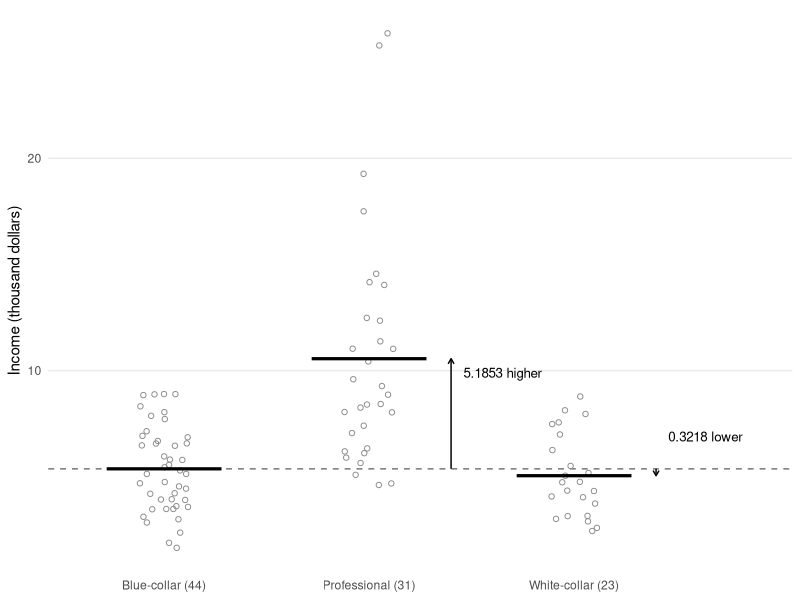
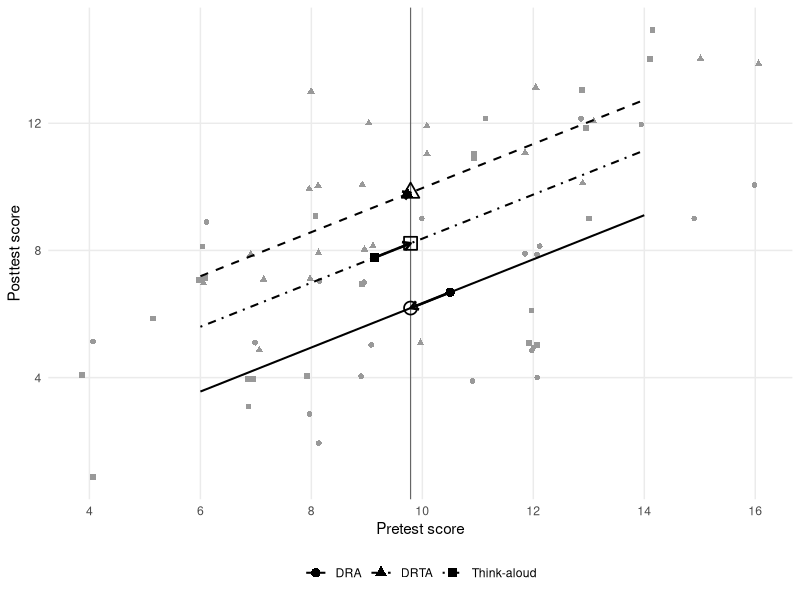
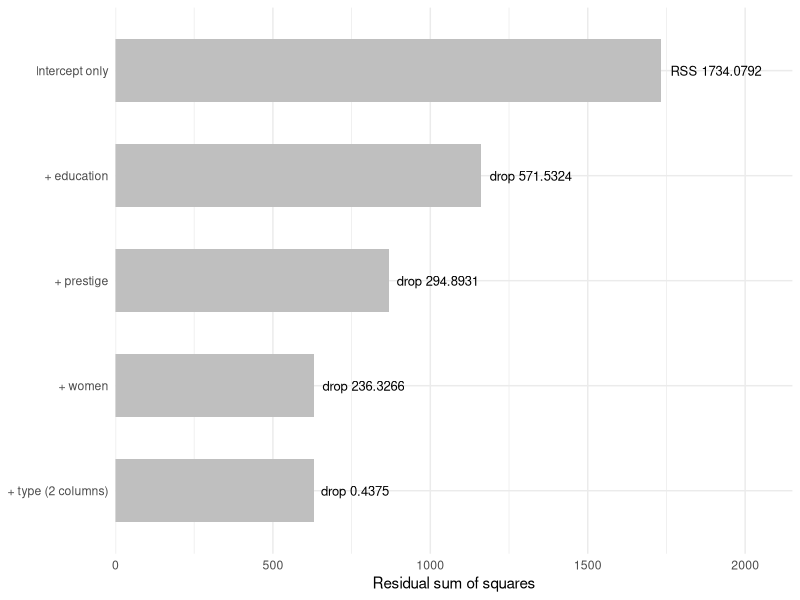
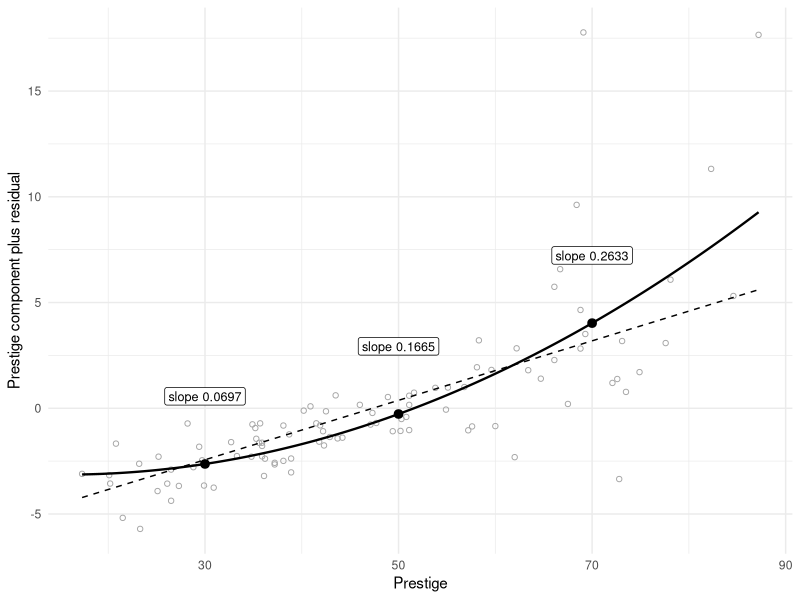
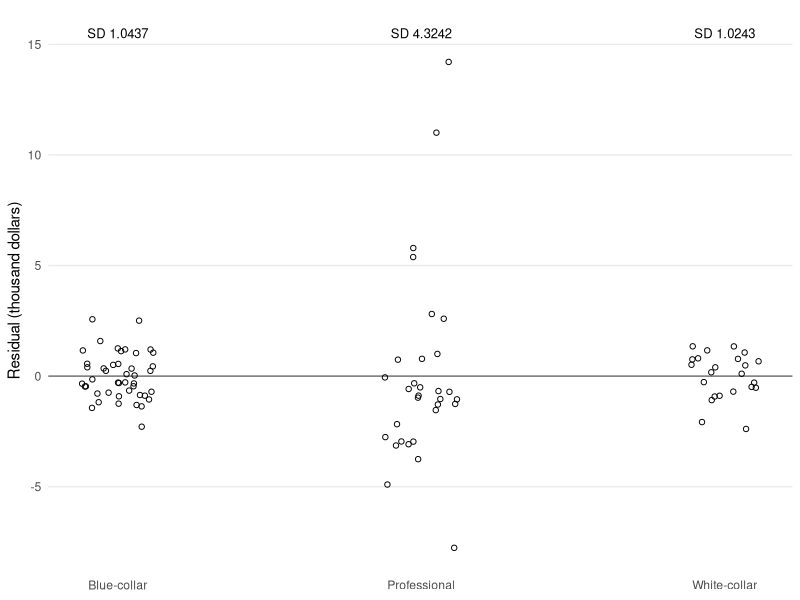
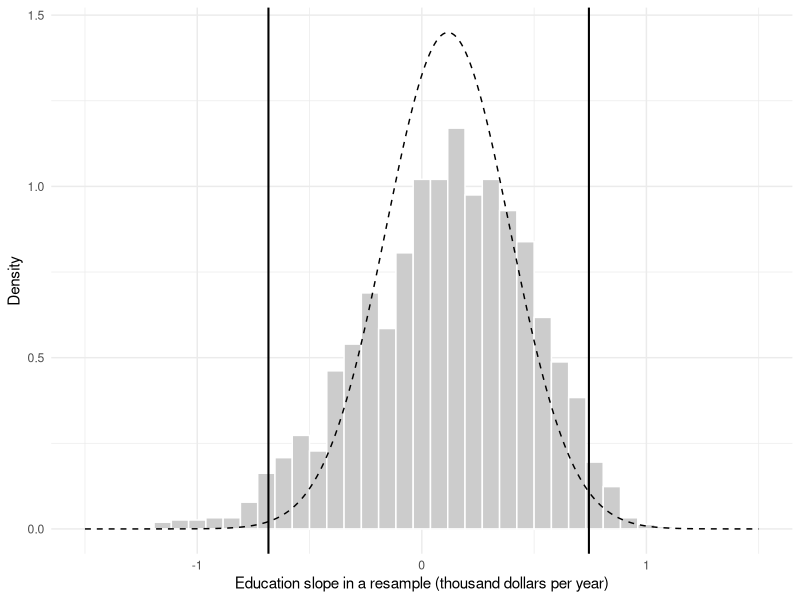
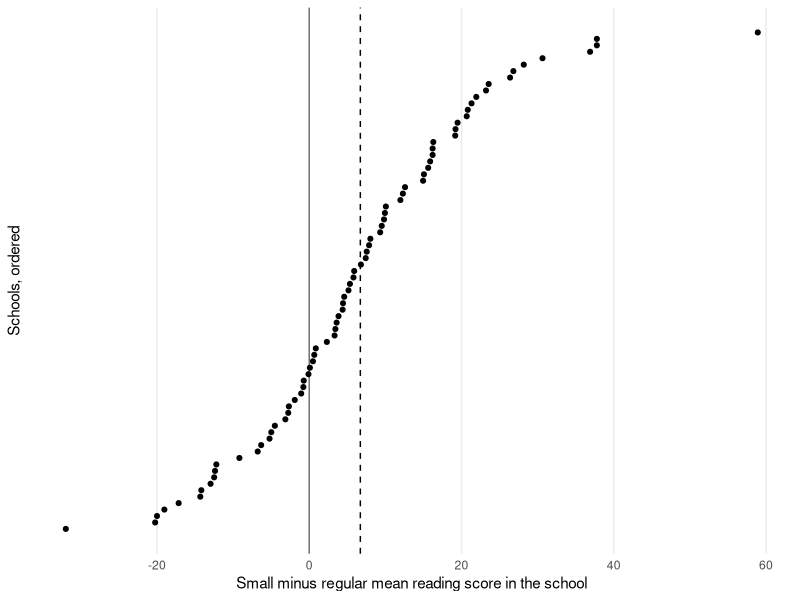

Write R code to recreate these figures, in order.
## ---- chunk 1
#| label: setup
#| include: false
knitr::opts_chunk$set(echo = FALSE, warning = FALSE, message = FALSE,
  fig.pos = "!ht")
if (knitr::is_latex_output()) knitr::opts_chunk$set(dev = "cairo_pdf")
options(digits = 7, width = 68)
ggplot2::theme_set(ggplot2::theme_minimal(base_size = 11))
## ---- chunk 2
#| label: ch9-records-prepare
#| include: false
prestige <- carData::Prestige
prestige$income_k <- prestige$income / 1000
d <- prestige[!is.na(prestige$type), ]
d$type <- factor(d$type, levels = c("bc", "prof", "wc"))
## ---- chunk 3
#| label: ch9-records
#| echo: true
m0 <- lm(income_k ~ education, data = d)
m1 <- lm(income_k ~ education + prestige, data = d)
m2 <- lm(income_k ~ education + prestige + women + type, data = d)
## ---- chunk 4
#| label: ch9-group-means
#| echo: true
group_fit <- lm(income_k ~ type, data = d)
coef(group_fit)
## ---- chunk 5
#| label: fig-ch9-indicators
#| fig-width: 6.4
#| fig-height: 3.1
#| fig-cap: "Income of the 98 occupations by type. Bars mark the group means; the dashed line is the blue-collar mean, the intercept, and the arrows are the two indicator coefficients, 5.1853 and −0.3218."
#| fig-alt: "Jittered open circles of income in thousand dollars for 44 blue-collar, 31 professional and 23 white-collar occupations, with a thick bar at each group mean, about 5.37, 10.56 and 5.05. A dashed horizontal line at the blue-collar mean runs across the plot. An upward arrow from the dashed line to the professional mean is labeled 5.1853 higher and a short downward arrow to the white-collar mean is labeled 0.3218 lower. Professional incomes spread from about 4.6 to 25.9 thousand dollars; the other two types stay below 9."
type_means <- data.frame(x = 1:3,
  mean = as.numeric(tapply(d$income_k, d$type, mean)))
ggplot2::ggplot(d, ggplot2::aes(as.numeric(type), income_k)) +
  ggplot2::geom_hline(yintercept = type_means$mean[1], linetype = 2,
    colour = "grey45") +
  ggplot2::geom_point(shape = 1, colour = "grey55",
    position = ggplot2::position_jitter(width = .12, height = 0,
      seed = 12345)) +
  ggplot2::geom_segment(data = type_means, ggplot2::aes(x = x - .28,
    xend = x + .28, y = mean, yend = mean), linewidth = 1.1) +
  ggplot2::annotate("segment", x = c(2.4, 3.4), xend = c(2.4, 3.4),
    y = type_means$mean[1], yend = type_means$mean[2:3],
    arrow = ggplot2::arrow(length = ggplot2::unit(.15, "cm"))) +
  ggplot2::annotate("text", x = c(2.46, 3.46), y = c(9.9, 6.9),
    label = c("5.1853 higher", "0.3218 lower"), hjust = 0, size = 3.4) +
  ggplot2::scale_x_continuous(breaks = 1:3, limits = c(.6, 3.9),
    labels = c("Blue-collar (44)", "Professional (31)",
      "White-collar (23)")) +
  ggplot2::labs(x = NULL, y = "Income (thousand dollars)") +
  ggplot2::theme(panel.grid.major.x = ggplot2::element_blank(),
    panel.grid.minor = ggplot2::element_blank())
## ---- chunk 6
#| label: ch9-relevel
#| echo: true
group_fit_wc <- lm(income_k ~ relevel(type, ref = "wc"), data = d)
coef(group_fit_wc)
## ---- chunk 7
#| label: ch9-anova-identity
#| echo: true
anova(lm(income_k ~ 1, data = d), group_fit)
## ---- chunk 8
#| label: ch9-contrast
#| echo: true
c_vec <- c(0, 1, -1)
V <- vcov(group_fit)
c(estimate = sum(c_vec * coef(group_fit)),
  SE = sqrt(drop(c_vec %*% V %*% c_vec)))
## ---- chunk 9
#| label: ch9-baumann-prepare
#| include: false
reading <- carData::Baumann
reading$group <- factor(reading$group,
  levels = c("Basal", "DRTA", "Strat"),
  labels = c("DRA", "DRTA", "Think-aloud"))
## ---- chunk 10
#| label: ch9-baumann
#| echo: true
ancova <- lm(post.test.1 ~ group + pretest.1, data = reading)
coef(ancova)
predict(ancova, interval = "confidence",
  newdata = data.frame(group = levels(reading$group),
    pretest.1 = mean(reading$pretest.1)))
## ---- chunk 11
#| label: fig-ch9-ancova
#| fig-width: 6.4
#| fig-height: 3.9
#| fig-cap: "Posttest against pretest for the 66 Baumann pupils. The parallel lines are the common-slope fit over the common pretest support 6--14; each filled symbol marks a group's observed pretest and posttest means, and its arrow follows the group's line to the grand pretest mean 9.7879, where the open symbol marks the adjusted mean."
#| fig-alt: "Gray points for DRA (circles), DRTA (triangles) and Think-aloud (squares) pupils, pretest from 4 to 16 and posttest from 1 to 15, slightly jittered. Three parallel fitted lines with slope about 0.69 run from pretest 6 to 14: DRTA highest, Think-aloud in the middle and DRA lowest. A vertical line marks the grand pretest mean 9.79, where open symbols mark the adjusted means. The DRA mean, a filled circle at pretest 10.5 and posttest 6.68, moves down its line to 6.19; the Think-aloud mean, at 9.14 and 7.77, moves up to 8.22; the DRTA mean, at 9.73 and 9.77, barely moves, to 9.81, so its filled and open triangles almost coincide."
grand_pretest <- mean(reading$pretest.1)
line_grid <- expand.grid(pretest.1 = c(6, 14),
  group = levels(reading$group))
line_grid$fitted <- predict(ancova, newdata = line_grid)
shift <- data.frame(group = levels(reading$group),
  x = as.numeric(tapply(reading$pretest.1, reading$group, mean)),
  y = as.numeric(tapply(reading$post.test.1, reading$group, mean)))
shift$adjusted <- predict(ancova, newdata = data.frame(
  group = shift$group, pretest.1 = grand_pretest))
ggplot2::ggplot(reading, ggplot2::aes(pretest.1, post.test.1,
    shape = group, linetype = group)) +
  ggplot2::geom_point(colour = "grey60", size = 1.6,
    position = ggplot2::position_jitter(width = .15, height = .15,
      seed = 12345)) +
  ggplot2::geom_line(data = line_grid, ggplot2::aes(y = fitted),
    linewidth = .7) +
  ggplot2::geom_vline(xintercept = grand_pretest, colour = "grey40",
    linewidth = .4) +
  ggplot2::geom_segment(data = shift, ggplot2::aes(x = x, y = y,
    xend = grand_pretest, yend = adjusted), inherit.aes = FALSE,
    linewidth = .9,
    arrow = ggplot2::arrow(length = ggplot2::unit(.22, "cm"))) +
  ggplot2::geom_point(data = shift, ggplot2::aes(x, y), size = 2.8) +
  ggplot2::geom_point(data = shift, ggplot2::aes(grand_pretest, adjusted),
    shape = c(1, 2, 0), size = 3.8, stroke = .9, show.legend = FALSE) +
  ggplot2::scale_shape_manual(values = c(16, 17, 15)) +
  ggplot2::scale_linetype_manual(values = c(1, 2, 4)) +
  ggplot2::scale_x_continuous(breaks = seq(4, 16, 2)) +
  ggplot2::labs(x = "Pretest score", y = "Posttest score", shape = NULL,
    linetype = NULL) +
  ggplot2::theme(legend.position = "bottom",
    panel.grid.minor = ggplot2::element_blank())
## ---- chunk 12
#| label: ch9-three-analyses
#| echo: true
post_only <- lm(post.test.1 ~ group, data = reading)
gain <- lm(post.test.1 ~ group + offset(pretest.1), data = reading)
## ---- chunk 13
#| label: ch9-parallel
#| echo: true
varying_slopes <- lm(post.test.1 ~ group * pretest.1, data = reading)
anova(ancova, varying_slopes)
## ---- chunk 14
#| label: fig-ch9-rss
#| fig-width: 6.4
#| fig-height: 2.6
#| fig-cap: "Residual sum of squares as columns are added to the occupation model on the same 98 records; each label gives the drop that the added column or block buys."
#| fig-alt: "Horizontal bars of residual sum of squares for five nested models. The intercept-only bar is labeled RSS 1734.0792; adding education drops it by 571.5324, adding prestige by 294.8931, adding the percentage of women by 236.3266, and adding the two type columns by only 0.4375, so the last two bars look the same length."
rss_path <- data.frame(model = c("Intercept only", "+ education",
    "+ prestige", "+ women", "+ type (2 columns)"),
  rss = sapply(list(lm(income_k ~ 1, data = d), m0, m1,
    lm(income_k ~ education + prestige + women, data = d), m2),
    deviance))
rss_path$label <- paste(c("RSS", rep("drop", nrow(rss_path) - 1)),
  format(round(c(rss_path$rss[1], -diff(rss_path$rss)), 4), digits = 15,
    scientific = FALSE, trim = TRUE))
rss_path$model <- factor(rss_path$model, levels = rev(rss_path$model))
ggplot2::ggplot(rss_path, ggplot2::aes(rss, model)) +
  ggplot2::geom_col(width = .6, fill = "grey75") +
  ggplot2::geom_text(ggplot2::aes(label = label), hjust = -.1,
    size = 3.3) +
  ggplot2::scale_x_continuous(limits = c(0, 2150), expand = c(0, 0)) +
  ggplot2::labs(x = "Residual sum of squares", y = NULL)
## ---- chunk 15
#| label: ch9-blocks
#| echo: true
#| results: hide
no_type <- lm(income_k ~ education + prestige + women, data = d)
anova(m1, m2)
anova(no_type, m2)
## ---- chunk 16
#| label: ch9-likelihood
#| echo: true
c(logLik = logLik(m2), AIC = AIC(m2), BIC = BIC(m2))
## ---- chunk 17
#| label: ch9-quadratic
#| echo: true
m2q <- lm(income_k ~ education + prestige + I(prestige^2) + women + type,
  data = d)
anova(m2, m2q)
## ---- chunk 18
#| label: fig-ch9-quadratic
#| fig-width: 6.4
#| fig-height: 3.4
#| fig-cap: "Component-plus-residual display for prestige in the model with a squared prestige term. The solid curve is the fitted quadratic component and the dashed line the linear component of the additive model; the labels give the curve's slope at prestige 30, 50 and 70."
#| fig-alt: "Open gray circles for the 98 occupations, prestige from 17.3 to 87.2 on the horizontal axis and component plus residual from about −6 to 18 on the vertical axis. A solid curve rises slowly at low prestige and more steeply at high prestige; a dashed straight line crosses it twice. Black dots on the curve at prestige 30, 50 and 70 carry the labels slope 0.0697, slope 0.1665 and slope 0.2633."
b_q <- coef(m2q)
component <- function(x) b_q["prestige"] * x + b_q["I(prestige^2)"] * x^2
centre <- mean(component(d$prestige))
partial_data <- data.frame(prestige = d$prestige,
  partial = component(d$prestige) - centre + residuals(m2q))
curve_grid <- data.frame(prestige = seq(17.3, 87.2, length.out = 200))
curve_grid$quadratic <- component(curve_grid$prestige) - centre
curve_grid$linear <- coef(m2)["prestige"] *
  (curve_grid$prestige - mean(d$prestige))
marks <- data.frame(prestige = c(30, 50, 70))
marks$partial <- component(marks$prestige) - centre
marks$label <- paste("slope", format(round(
  b_q["prestige"] + 2 * b_q["I(prestige^2)"] * marks$prestige, 4),
  digits = 15, scientific = FALSE, trim = TRUE))
ggplot2::ggplot(partial_data, ggplot2::aes(prestige, partial)) +
  ggplot2::geom_point(shape = 1, colour = "grey65") +
  ggplot2::geom_line(data = curve_grid, ggplot2::aes(y = linear),
    linetype = 2) +
  ggplot2::geom_line(data = curve_grid, ggplot2::aes(y = quadratic),
    linewidth = .8) +
  ggplot2::geom_point(data = marks, size = 2.6) +
  ggplot2::geom_label(data = marks, ggplot2::aes(y = partial + 3.2,
    label = label), size = 3.2, linewidth = 0) +
  ggplot2::labs(x = "Prestige", y = "Prestige component plus residual")
## ---- chunk 19
#| label: ch9-log-outcome
#| echo: true
m_log <- lm(log(income) ~ education + prestige + women + type, data = d)
100 * (exp(coef(m_log)[c("education", "prestige", "women")]) - 1)
## ---- chunk 20
#| label: fig-ch9-spread
#| fig-width: 6.4
#| fig-height: 3
#| fig-cap: "Residuals of the full occupation model by type, with each type's residual SD."
#| fig-alt: "Jittered open circles of residuals in thousand dollars, one column per type, around a horizontal line at zero. Blue-collar and white-collar residuals stay between about −2.4 and 2.6, with SDs 1.0437 and 1.0243; professional residuals run from about −7.8 to 14.2, with SD 4.3242."
spread <- data.frame(type = as.numeric(d$type), residual = residuals(m2))
type_sd <- data.frame(type = 1:3, label = paste("SD", format(round(
  tapply(spread$residual, d$type, sd), 4), digits = 15, scientific = FALSE,
  trim = TRUE)))
ggplot2::ggplot(spread, ggplot2::aes(type, residual)) +
  ggplot2::geom_hline(yintercept = 0, colour = "grey45") +
  ggplot2::geom_point(shape = 1, position = ggplot2::position_jitter(
    width = .12, height = 0, seed = 12345)) +
  ggplot2::geom_text(data = type_sd, ggplot2::aes(type, 15.5,
    label = label), size = 3.3) +
  ggplot2::scale_x_continuous(breaks = 1:3,
    labels = c("Blue-collar", "Professional", "White-collar")) +
  ggplot2::labs(x = NULL, y = "Residual (thousand dollars)") +
  ggplot2::theme(panel.grid.major.x = ggplot2::element_blank(),
    panel.grid.minor = ggplot2::element_blank())
## ---- chunk 21
#| label: ch9-bootstrap
#| include: false
set.seed(90909)
B <- 2000
boot_education <- replicate(B, {
  rows <- sample.int(nrow(d), replace = TRUE)
  coef(lm(income_k ~ education + prestige + women + type,
    data = d[rows, ]))["education"]
})
## ---- chunk 22
#| label: fig-ch9-bootstrap
#| fig-width: 6.4
#| fig-height: 3
#| fig-cap: "The 2,000 case-resampled education slopes (seed 90909). Solid lines mark the percentile interval; the dashed curve is the Normal distribution with the classical SE 0.2752."
#| fig-alt: "Histogram of refitted education slopes from about −1.2 to 1.1, centered near 0.1 and slightly longer on the left, with solid vertical lines at −0.683 and 0.744. A dashed Normal curve centered at 0.1164 is narrower and taller than the histogram."
normal_curve <- data.frame(x = seq(-1.5, 1.5, length.out = 300))
normal_curve$density <- dnorm(normal_curve$x, coef(m2)["education"],
  sqrt(vcov(m2)["education", "education"]))
ggplot2::ggplot(data.frame(slope = boot_education),
    ggplot2::aes(slope)) +
  ggplot2::geom_histogram(ggplot2::aes(y = ggplot2::after_stat(density)),
    bins = 40, fill = "grey80", colour = "white") +
  ggplot2::geom_line(data = normal_curve, ggplot2::aes(x, density),
    linetype = 2) +
  ggplot2::geom_vline(xintercept = quantile(boot_education,
    c(.025, .975)), linewidth = .7) +
  ggplot2::labs(x = "Education slope in a resample (thousand dollars per year)",
    y = "Density")
## ---- chunk 23
#| label: ch9-star-prepare
data("STAR", package = "AER")
star_vars <- c("stark", "readk", "lunchk", "gender", "ethnicity",
  "experiencek", "schoolidk")
star_two_arm <- !is.na(STAR$stark) & STAR$stark %in% c("regular", "small")
star_df <- droplevels(STAR[star_two_arm &
  complete.cases(STAR[, star_vars]), star_vars])
star_df$stark <- relevel(star_df$stark, ref = "regular")
star_observed <- droplevels(STAR[star_two_arm & !is.na(STAR$readk),
  c("stark", "readk", "schoolidk")])
star_observed$stark <- relevel(star_observed$stark, ref = "regular")
## ---- chunk 24
#| label: ch9-star-models
#| echo: true
star_unadjusted <- lm(readk ~ stark, data = star_df)
star_primary <- lm(readk ~ stark + lunchk + gender + ethnicity +
  experiencek + schoolidk, data = star_df)
## ---- chunk 25
#| label: fig-ch9-star-schools
#| fig-width: 6.4
#| fig-height: 3
#| fig-cap: "Small-minus-regular mean reading difference in each of the 78 schools that observed both class types, ordered by size. The dashed line is their unweighted mean, 6.7094."
#| fig-alt: "Dot plot of 78 school differences, one dot per school, rising from about −32 to 59 reading points in an S-shaped column; 25 dots lie left of the solid zero line, and a dashed line marks the mean, about 6.71."
school_means <- with(star_observed,
  tapply(readk, list(schoolidk, stark), mean))
school_diff <- sort(school_means[, "small"] - school_means[, "regular"])
ggplot2::ggplot(data.frame(difference = school_diff,
    school = seq_along(school_diff)), ggplot2::aes(difference, school)) +
  ggplot2::geom_vline(xintercept = 0, colour = "grey45") +
  ggplot2::geom_vline(xintercept = mean(school_diff), linetype = 2) +
  ggplot2::geom_point(size = 1.4) +
  ggplot2::labs(x = "Small minus regular mean reading score in the school",
    y = "Schools, ordered") +
  ggplot2::theme(axis.text.y = ggplot2::element_blank(),
    panel.grid.major.y = ggplot2::element_blank(),
    panel.grid.minor = ggplot2::element_blank())
## ---- chunk 26
#| label: ch9-star-cluster
#| echo: true
star_V <- sandwich::vcovCL(star_primary, cluster = star_df$schoolidk,
  type = "HC1", cadjust = TRUE)
sqrt(star_V["starksmall", "starksmall"])
## ---- chunk 27
#| label: ch9-numerical-checks
#| include: false
local({
  near <- function(x, y, tol = 5e-5)
    stopifnot(length(x) == length(y), all(abs(unname(x) - y) < tol))
  stopifnot(nrow(d) == 98, df.residual(m2) == 92)
  near(c(deviance(group_fit), anova(lm(income_k ~ 1, d), group_fit)$F[2],
    summary(group_fit)$r.squared), c(1138.1230, 24.8725, .3437))
  c0 <- c(0, 1, -1)
  c2 <- c(0, 0, 0, 0, 1, -1)
  near(c(sum(c0 * coef(group_fit)),
    sqrt(drop(c0 %*% vcov(group_fit) %*% c0)),
    sum(c2 * coef(m2)), sqrt(drop(c2 %*% vcov(m2) %*% c2))),
    c(5.5071, .9525, .0889, 1.0800))
  candidates <- list(lm(income_k ~ education + women, d),
    lm(income_k ~ prestige + women, d), m2)
  near(sapply(candidates, AIC), c(486.3288, 469.3428, 474.6040))
  near(sapply(candidates, BIC), c(496.6687, 479.6827, 492.6988))
  near(coef(m2)[2:4] * sapply(d[c('education','prestige','women')], sd) /
    sd(d$income_k), c(.0757, .5685, -.3971))
  near(sapply(c('education','prestige','women'), function(v)
    summary(m2)$r.squared - summary(update(m2,
      as.formula(paste('. ~ . -', v))))$r.squared), c(.0007,.0625,.1212))
  near(tapply(residuals(m_log), d$type, sd), c(.1937,.3276,.1607))
  near(c(sd(boot_education), quantile(boot_education,c(.025,.975))),
    c(.3699,-.6830,.7440))
  set.seed(90909)
  draws <- replicate(2000, {
    rows <- sample.int(nrow(d), replace=TRUE)
    b <- coef(lm(income_k ~ education + prestige + women + type,d[rows,]))
    c(b['education'], b['typeprof']-b['typewc'], b['typeprof'])
  })
  stopifnot(all(is.finite(draws)))
  near(apply(draws,1,sd), c(.3699,1.1187,1.9926))
  near(coef(ancova)[-1],c(3.6266,2.0362,.6932))
  near(anova(ancova,varying_slopes)$F[2],1.5054)
  stopifnot(nrow(star_observed)==3745,nrow(star_df)==3735,
    nlevels(star_df$schoolidk)==79,length(school_diff)==78)
  fits <- list(lm(readk ~ stark,star_observed),star_unadjusted,
    star_primary,lm(readk ~ stark + schoolidk,star_observed))
  clusters <- list(star_observed$schoolidk,star_df$schoolidk,
    star_df$schoolidk,star_observed$schoolidk)
  rows <- t(sapply(seq_along(fits),function(i) {
    f <- fits[[i]]
    get_se <- function(V) sqrt(V['starksmall','starksmall'])
    c(coef(f)['starksmall'],get_se(vcov(f)),
      get_se(sandwich::vcovHC(f,type='HC3')),
      get_se(sandwich::vcovCL(f,cluster=clusters[[i]],
        type='HC1',cadjust=TRUE)))
  }))
  expected <- rbind(c(5.8151,1.0377,1.0416,1.8476),
    c(5.8955,1.0399,1.0439,1.8491),c(6.6575,.9161,.9509,1.6974),
    c(6.6273,.9504,.9860,1.7797))
  near(as.vector(rows),as.vector(expected))
})
